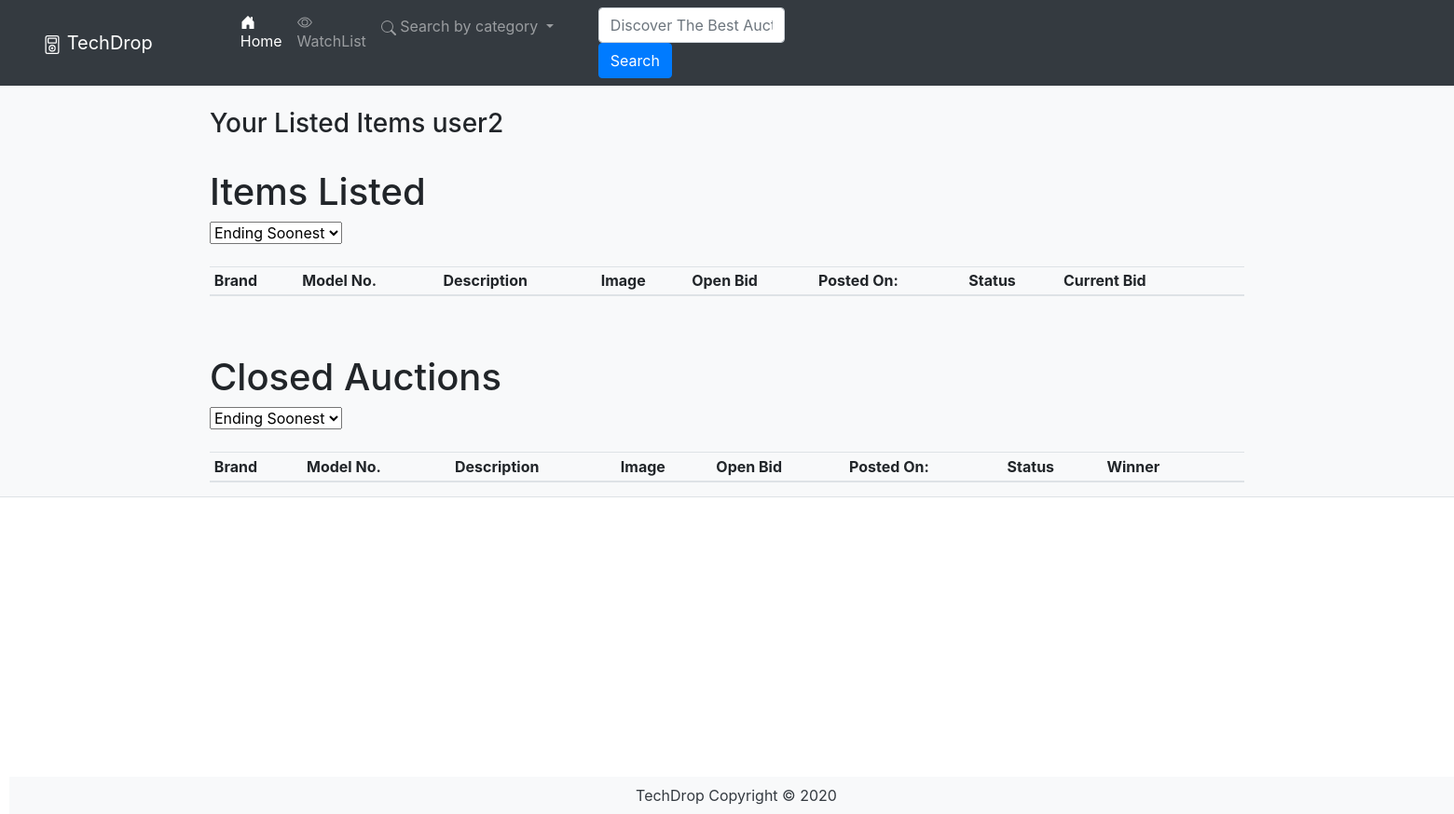
The app's page /auctions/listed/4 (signed in), older data.
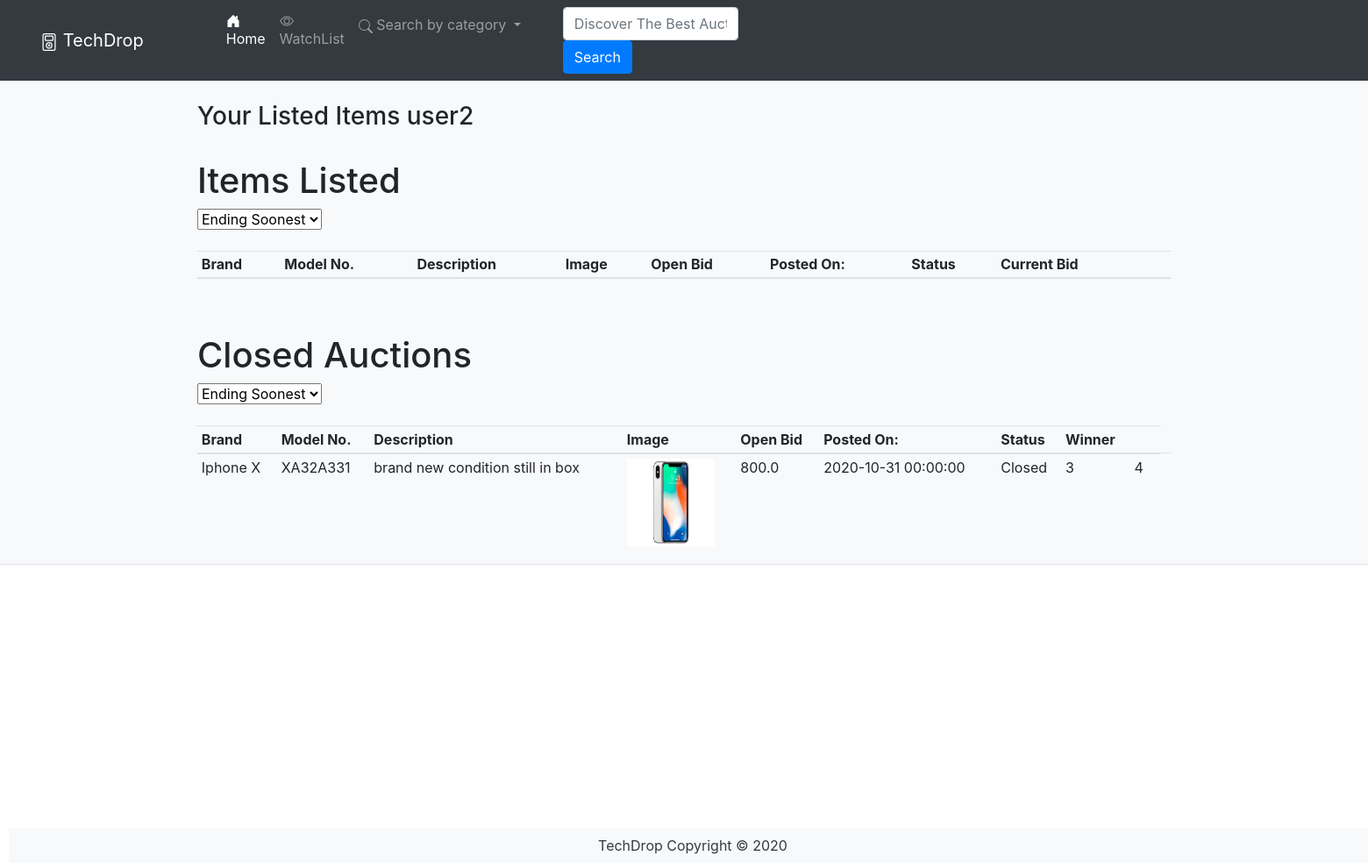
The same page, newer data.
### PhoneApp/models.py (models this page shows, shortened)
class User(db.Model, UserMixin):
    __tablename__ = 'users'
    id = db.Column(db.Integer, primary_key=True)
    name = db.Column(db.String(100), index=True, unique=True, nullable=False)
    emailid = db.Column(db.String(100), index=True, nullable=False)
    password_hash = db.Column(db.String(255), nullable=False)
    auctions = db.relationship('Auctions', backref='user')
    reviews = db.relationship('Review', backref='user')
    bids = db.relationship('Bid', backref='user')
    watchlists = db.relationship('Watchlist', backref='user')

class Auctions(db.Model):
    __tablename__ = 'auctions'
    id = db.Column(db.Integer, primary_key=True)
    title = db.Column(db.String(80), nullable=False)
    model = db.Column(db.String(80), nullable=False)
    description = db.Column(db.String(200))
    image = db.Column(db.String(400))
    open_bid = db.Column(db.Float(), nullable=False)
    start = db.Column(db.DateTime, default=datetime.now())
    end = db.Column(db.DateTime)
    status = db.Column(db.String(80), default='Active')
    user_id = db.Column(db.Integer, db.ForeignKey('users.id'))
    brand_id = db.Column(db.Integer, db.ForeignKey('brands.id'))
    condition_id = db.Column(db.Integer, db.ForeignKey('condition.id'))
    reviews = db.relationship('Review', backref='auction')
    bids = db.relationship('Bid', backref='auction')
    watchlists = db.relationship('Watchlist', backref='auction')

class Bid(db.Model):
    __tablename__ = 'bids'
    id = db.Column(db.Integer, primary_key=True)
    bid_amount = db.Column(db.Float, nullable=False)
    bid_date = db.Column(db.DateTime, default=datetime.now())
    user_id = db.Column(db.Integer, db.ForeignKey('users.id'))
    auction_id = db.Column(db.Integer, db.ForeignKey('auctions.id'))

### PhoneApp/auctions.py (the view)
@bp.route('/listed/<id>', methods=['GET'])
@login_required
def listed(id):
    user = User.query.filter_by(id=id).first()
    if user != current_user:
        return redirect(url_for('main.index', id=id))
    return render_template('auctions/listed.html', user=user)

### PhoneApp/templates/Auctions/listed.html (shortened to what this page needs)
{% extends 'base.html'%}
{% block header %}
<div class="container">
  <table class="table table-sm">
    <span class="col">
      <h3 class="headp3">Your Listed Items {{user.name}}</h3>
    </span>
    <h1>Items Listed</h1>
    <span id="sortBy">
      <select>
        <option>Ending Soonest</option>
      </select>
      <br></br>
    </span>
    <thead>
      <th>Brand</th>
      <th>Model No.</th>
      <th>Description</th>
      <th>Image</th>
      <th>Open Bid</th>
      <th>Posted On:</th>
      <th>Status</th>
      <th>Current Bid</th>
      <th></th>
      <th></th>
    </thead>
  </table>
</div>
<br></br>
<div class="container">
  <table class="table table-sm">
    <h1>Closed Auctions</h1>
    <span id="sortBy">
      <select>
        <option>Ending Soonest</option>
      </select>
      <br></br>
    </span>
    <thead>
      <th>Brand</th>
      <th>Model No.</th>
      <th>Description</th>
      <th>Image</th>
      <th>Open Bid</th>
      <th>Posted On:</th>
      <th>Status</th>
      <th>Winner</th>
      <th></th>
      <th></th>
    </thead>
    <tbody>
      <tr>
        {% for auction in user.auctions %}
        {% if auction.status == 'Closed' %}
        <td>{{auction.title}}</td>
        <td>{{auction.model}}</td>
        <td>{{auction.description}}</td>
        <td><img src={{auction.image}} alt="" border=3 height=100 width=100></img></td>
        <td>{{auction.open_bid}}</td>
        <td>{{auction.start}}</td>
        <td>{{auction.status}}</td>
        {% for bid in user.bids %}
        <td>{{bid.id}}</td>
        {% endfor %}
        <td>
        </td>
        <td>
          {% endif %}
        </td>
      </tr>
      {% endfor %}
  </table>
</div>
{% endblock %}

### PhoneApp/templates/base.html (shortened to what this page needs)
<html>
<head>
  <link rel="stylesheet" href="https://stackpath.bootstrapcdn.com/bootstrap/4.3.1/css/bootstrap.min.css"
>
</head>
<body>
  <header class="bg-light border-bottom">
    <nav class="navbar sticky-top navbar-expand-lg navbar-dark bg-dark">
      <a class="navbar-brand" href="/">
        TechDrop
      </a>
      <div class="navbar-buttons">
        <div class="collapse navbar-collapse" id="navbarNavDropdown">
          <ul class="navbar-nav ml-auto">
            <li class="nav-item active">
              <a class="nav-link" href="/">  Home <span class="sr-only">(current)</span></a>
            </li>
            <li class="nav-item">
              <a class="nav-link"
              {% if current_user.is_authenticated %}
              href="{{url_for('watchlist.watchlist',id=current_user.id)}}"
              {% else %}
              href="{{url_for('watchlist.watchlist',id=1)}}"
              {% endif %}
              >
              WatchList</a>
            </li>
            <li class="nav-item dropdown">
              <a class="nav-link dropdown-toggle" href="#" id="navbarDropdownMenuLink" role="button"
                data-toggle="dropdown" aria-haspopup="true" aria-expanded="false">
                Search by category
              </a>
            </li>
            <form class="form-inline my-2 my-lg-0" id="searchbar" action="{{url_for('main.search')}}">
              <input class="form-control mr-sm-2" type="text" name="search"
                placeholder="Discover The Best Auctioned Phones" aria-label="Search" id="input">
              <button class="btn btn-primary my-2 my-sm-0" type="submit">Search</button>
            </form>
        </div>
    </nav>
    {% block header%}
    {% endblock %}
  </header>
  <footer class="footer">
    <div class="text-center py-2 bg-light" style="position:relative; left: 10px; top:300px;">
      <span class="text-dark">TechDrop Copyright &copy; 2020</span>
    </div>
  </footer>
</body>
</html>

### PhoneApp/templates/base.html (style rules this page uses)
.navbar-buttons { margin-left: 70px; }
.navbar-brand { margin-left: 30px; }
#searchbar { margin-left: 40px; }
#input { width: 200px; }

Row changes from the older to the newer data that the page shows:
added Auctions: title "Iphone X", model "XA32A331", description "brand new condition still in box", image (picture), open_bid "800.0", start "2020-10-31 00:00:00", status "Closed"
now on this page (row unchanged): Bid: id "3"
now on this page (row unchanged): Bid: id "4"
